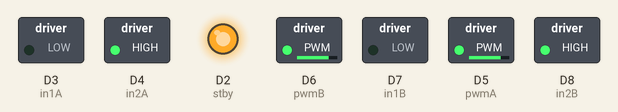
Recording of a sketch running on a simulated ESP8266 (NodeMCU). Parts: switched loads named in the sketch (green lamp = pin HIGH), output pins drawn as LEDs (lit = HIGH).

Above: at 0.1 s.
Timing chart, 0 to 1.6 s (numbered marks = the images above):
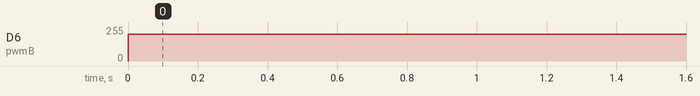

The sketch:

new_motor_test.ino
```cpp
#define pwmA D5     // PWM capable pin
#define in1A D3
#define in2A D4

#define pwmB D6     // PWM capable pin
#define in1B D7
#define in2B D8

#define stby D2

int pwmOutput = 200; //

void setup() {
  pinMode(pwmA, OUTPUT);
  pinMode(in1A, OUTPUT);
  pinMode(in2A, OUTPUT);

  pinMode(pwmB, OUTPUT);
  pinMode(in1B, OUTPUT);
  pinMode(in2B, OUTPUT);

  pinMode(stby, OUTPUT);


  // Set initial rotation direction ("forward")
  digitalWrite(in1A, LOW);
  digitalWrite(in2A, HIGH);

  digitalWrite(in1B, LOW);
  digitalWrite(in2B, HIGH);


  digitalWrite(stby, HIGH);
}


void loop() {

  analogWrite(pwmA, pwmOutput); // Send PWM signal to L298N Enable pin
  analogWrite(pwmB, pwmOutput); // Send PWM signal to L298N Enable pin

}
```

Measured:
- by itself, D6 (pwmB): 0/255 → 200/255 at 0.00 s
